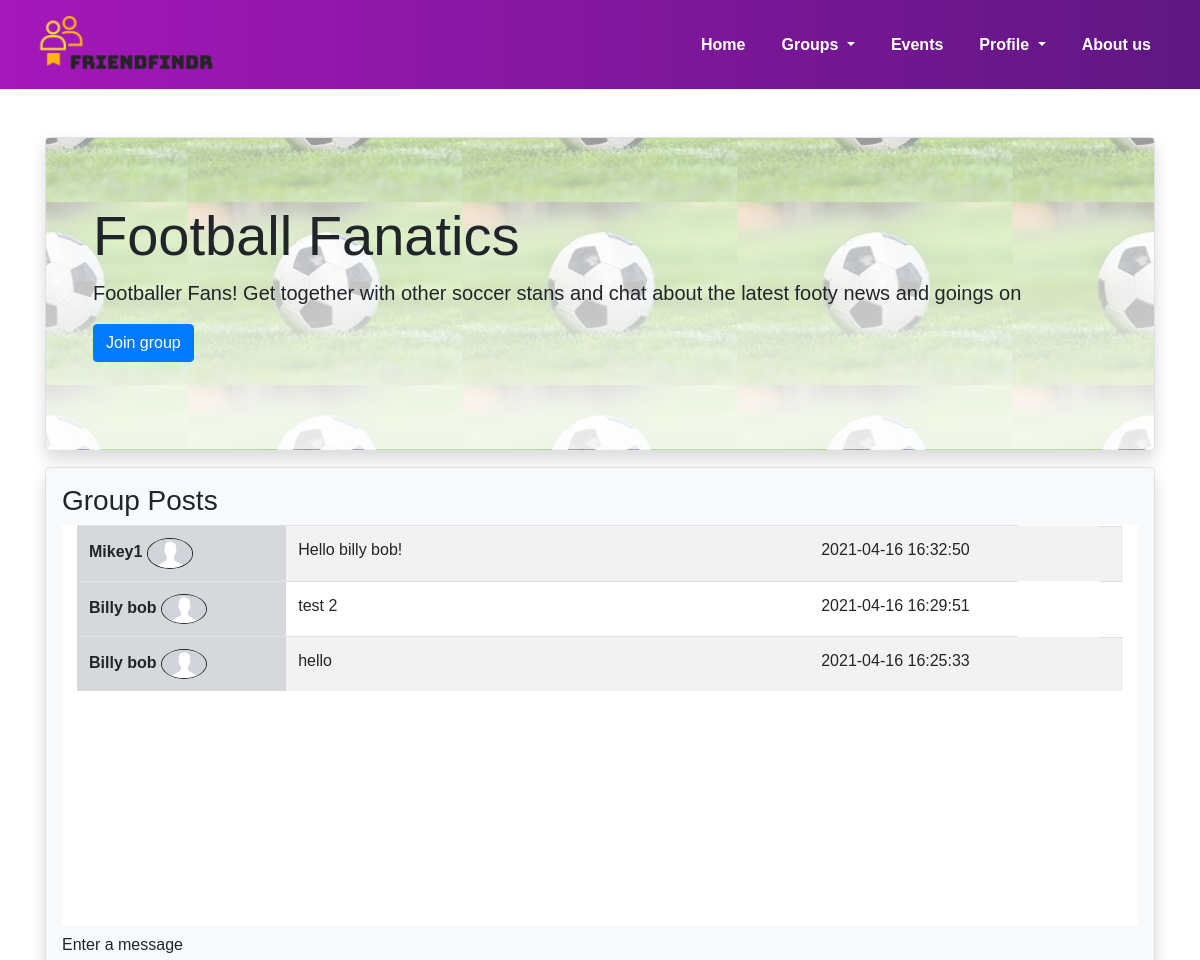
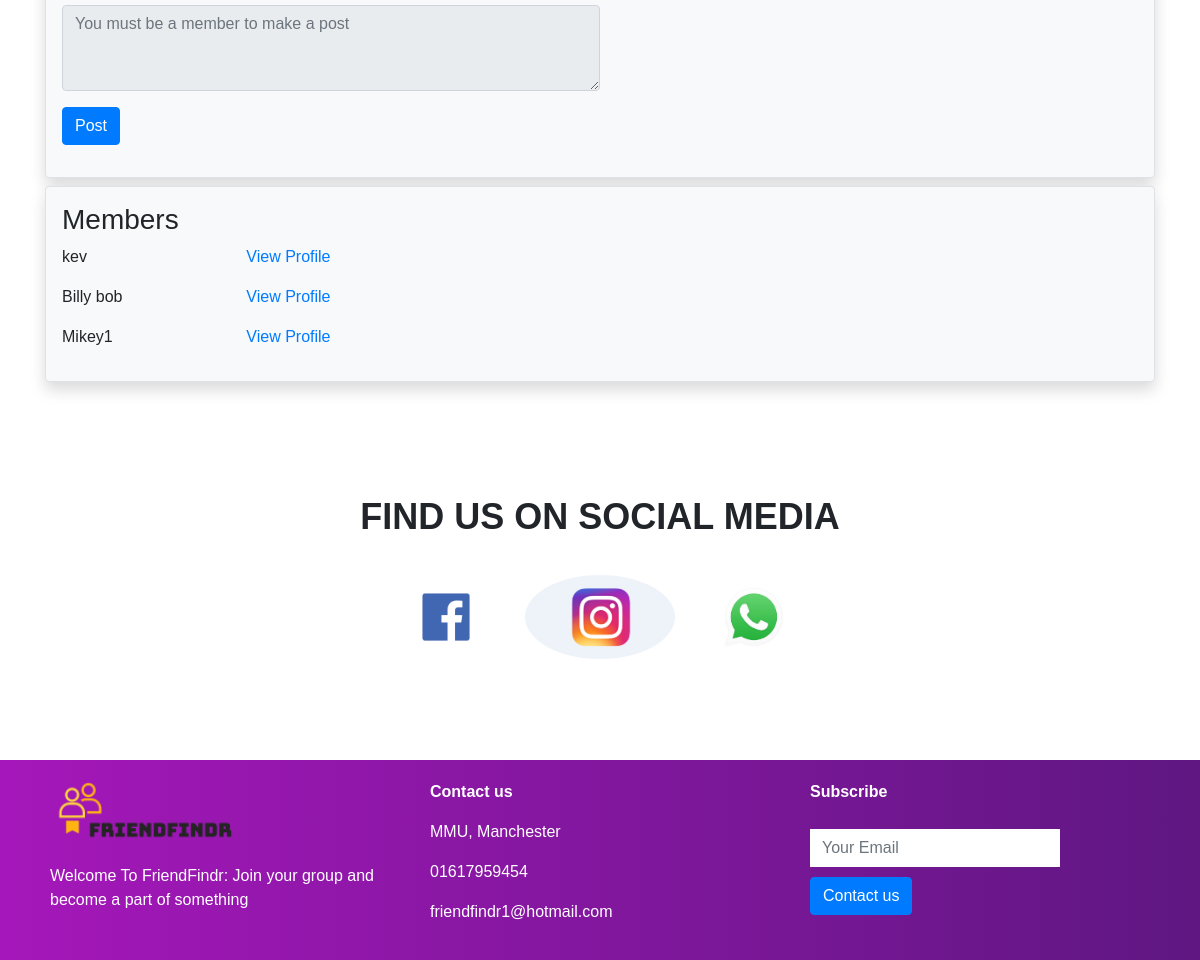
The page /group-page.php?groupid=2 (signed in) on the database its author committed (2 pictures, top to bottom).
### tables this page shows
CREATE TABLE `grouppictures` (
  `grouppictureid` int(10) NOT NULL,
  `name` varchar(20) NOT NULL,
  `groupid` int(10) NOT NULL
);

CREATE TABLE `groups` (
  `groupid` int(11) NOT NULL,
  `name` varchar(45) NOT NULL,
  `description` varchar(255) NOT NULL
);

CREATE TABLE `posts` (
  `postid` int(11) NOT NULL,
  `userid` int(11) NOT NULL,
  `groupid` int(11) NOT NULL,
  `posted_at` datetime NOT NULL DEFAULT current_timestamp(),
  `content` varchar(255) NOT NULL
);

CREATE TABLE `users` (
  `userid` int(11) NOT NULL,
  `username` varchar(45) NOT NULL,
  `email` varchar(45) NOT NULL,
  `password` varchar(255) NOT NULL,
  `location` varchar(45) DEFAULT NULL,
  `bio` varchar(255) DEFAULT NULL,
  `created_at` datetime NOT NULL DEFAULT current_timestamp(),
  `DateOfBirth` date NOT NULL
);

### PhP classes/Group.php (called while the page is built, shortened)
<?php
include "PhP classes/Validator.php";
class Group
{
    private $id;
    private $name;
    private $description;
    public function __construct($id)
    {
        $this->id = $id;
        $this->loadGroup($id);
    }
    private function loadGroup($id) {
        global $mysqli;
        $sql = "SELECT name, description FROM groups WHERE groupid = ?";
        if($stmt = $mysqli->prepare($sql)) {
            $stmt->bind_param("s",$param_groupid);
            if($stmt->execute()) {
                $stmt->store_result();
                if($stmt->num_rows == 0){
                    $group_err = "Error: Group not found";
                } else {
                    $stmt->bind_result($name,$description);
                    if($stmt->fetch()) {
                        $this->name = $name;
                        $this->description = $description;
                    }
                }
            } else {
                $group_err = "Oops! Something went wrong! " . $mysqli->error;
            }
        } else {
            $group_err = "Oops! Something went wrong! " .  $mysqli->error;
        }
    }
    public function get_name() : string {
        return $this->name;
    }
    public function get_description() : string {
        return $this->description;
    }
    public function is_member($user_id){
            global $mysqli;
            $sql = "SELECT userid FROM usergroups WHERE userid = $user_id AND groupid=$this->id;";
            if($result = $mysqli->query($sql)) {
                if($result->num_rows ==0)
                {
                    return false;
                }
                return true;
            } else {
                return "Oops! Something went wrong! $mysqli->error";
            }
    }
    public function get_members(){
        global $mysqli;
        $members = array();
        $sql = "SELECT u.userid, u.username FROM users u, usergroups ug
            where u.userid = ug.userid AND ug.groupid = " . $this->id . ";";
        if($result = $mysqli->query($sql)) {
            while($row = $result->fetch_assoc()) {
                    $members[$row["userid"]] = $row["username"];
                }
        }
        return $members;
    }
    public function getGroupPic(){
        global $mysqli;
        $sql = "SELECT name FROM grouppictures WHERE groupid = $this->id;";
        if ($result = $mysqli->query($sql)) {
            $row = $result->fetch_assoc();
            return "uploads/group_pictures/" . $row["name"];
        } else {
            return $mysqli->error;
        }
    }
}
?>

### PhP classes/User.php (called while the page is built, shortened)
<?php
class User
{
    static function getProfilePicForUser($userid) {
        global $mysqli;
        $sql = "SELECT name FROM profilepictures WHERE userid = $userid;";
        if ($result = $mysqli->query($sql)) {
            if($result->num_rows ==0) return "uploads/profile_pictures/default.jpg";
            $row = $result->fetch_assoc();
            return "uploads/profile_pictures/" . $row["name"];
        } else {
            return $mysqli->error;
        }
    }
}

### group-page.php (the view, shortened to what this page needs)
<?php
include_once "config.php";
include("PhP classes/Group.php");
include("PhP classes/User.php");
$group_ID = $_GET["groupid"];
$post = "";
try {
    $group = new Group($group_ID);
} catch(Exception $e) {
    $group_err = $e->getMessage();
}
function getPosts($group_id){
    global $mysqli;
    $sql = "SELECT postid, content,userid,posted_at FROM posts WHERE groupid = $group_id ORDER BY posted_at DESC ";
    if($result = $mysqli->query($sql)) {
        while($row = $result->fetch_assoc()){
            $sql = "SELECT username FROM users WHERE userid =".$row["userid"].";";
            $_result = $mysqli->query($sql);
            $_row = $_result->fetch_assoc();
            $delete_btn = "";
            $imgsrc = User::getProfilePicForUser($row["userid"]);
            echo <<<HTML
                <tr>
                    <th style="width:20%" scope="row" class="table-secondary">
                        {$_row["username"]}
                        <img class="w-25 h-25 rounded-circle" style="border-radius:50%" src="$imgsrc">
                    </th>
                    <td style="width:50%">{$row["content"]}</td>
                    <td style="width:20%">{$row["posted_at"]}</td>
                    <td style="width:%" class="float-right">{$delete_btn}</td>
                </tr>
                HTML;
        }
    }
}
?>
<!DOCTYPE html>
<html lang="en">
<head>
    <link rel="stylesheet" href="https://stackpath.bootstrapcdn.com/bootstrap/4.5.2/css/bootstrap.min.css">
    <link rel="stylesheet" type="text/css" href="css/wpCSS.css"">
</head>
<body>
<section id="nav-bar">
    <nav class="navbar navbar-expand-lg navbar-light">
        <div class="container-fluid">
            <a class="navbar-brand" href="#"><img src="./data/logo.png" /></a>
            <div class="collapse navbar-collapse" id="navbarNav">
                <ul class="navbar-nav ml-auto">
                    <li class="nav-item">
                        <a class="nav-link" href="welcome.php">Home</a>
                    </li>
                    <li class="nav-item dropdown">
                        <a class="nav-link dropdown-toggle" href="#" id="navbardrop" data-toggle="dropdown">
                            Groups
                        </a>
                    </li>
                    <li class="nav-item">
                        <a class="nav-link" href="events-page.php">Events</a>
                    </li>
                    <li class="nav-item dropdown">
                        <a class="nav-link dropdown-toggle" href="#" id="navbardrop" data-toggle="dropdown">
                            Profile
                        </a>
                    </li>
                    <li class="nav-item">
                        <a class="nav-link" href="about-us.php">About us</a>
                    </li>
                </ul>
            </div>
        </div>
    </nav>
</section>
<div class="container ">
    <section class="jumbotron mb-2 jumbotron-image shadow border rounded"
             style="background-image: linear-gradient(to bottom,rgba(255,255,255,0.6),rgba(255,255,255,0.9)),url(<?php echo $group->getGroupPic()?>)">
        <div class="container">
            <h2 class="jumbotron-heading display-4"><?php echo $group->get_name() ?></h2>
            <p class="lead"><?php echo $group->get_description()?></p>
            <form method="post">
                <?php echo (!$group->is_member($_SESSION["id"])) ? '<input type="submit" name="join_group" class="btn btn-primary" value="Join group">'  :
                    '<input type="submit" name="leave_group" class="btn btn-danger" value="Leave group">';?>
            </form>
            <img src="<?php $group->getGroupPic()?>">
        </div>
    </section>
    <div class="container p-3 mb-2 bg-light border rounded shadow">
        <h3>Group Posts</h3>
       <div class="container overflow-auto mb-2 bg-white" style="height: 25rem">
           <table class="table table-striped">
               <tbody>
                   <?php getposts($group_ID) ?>
               </tbody>
           </table>
       </div>
        <form  method="post">
            <div class="form-group">
                <label>Enter a message</label>
                <textarea style="width: 50%" name="message" class="form-control" rows="3" value = "<?php echo $post;?>"
                    <?php echo ($group->is_member($_SESSION["id"])) ? "" : "placeholder='You must be a member to make a post' disabled"?>></textarea>
            </div>
            <div class="form-group">
                <input type="submit" name="post_message" class="btn btn-primary" value="Post">
            </div>
        </form>
    </div>
    <div class="container mb-2 p-3 bg-light border rounded shadow">
        <h3>Members</h3>
        <?php
        $members = $group->get_members();
        foreach($members as $member=>$member_value){
        echo <<<HTML
            <div class="row">
            <p class = "col-2">{$member_value}</p>
            <a href="profile-page.php?userid=$member" class="btn-default col-10" role="button">View Profile</a>
            </div>
            HTML;
        }
        ?>
    </div>
</div>
<section id="social-media">
    <div class="container text-center">
        <p>FIND US ON SOCIAL MEDIA</p>
        <div class="social-icons">
            <a href="#"> <img src="./data/fb.png" /> </a>
            <a href="#"> <img src="./data/ig.png" /> </a>
            <a href="#"> <img src="./data/ws.jpg" /> </a>
        </div>
    </div>
</section>
<section id="footer">
    <div class="container">
        <div class="row">
            <div class="col-md-4 footer-box">
                <img src="./data/logo.png" />
                <p>
                    Welcome To FriendFindr:
                    Join your group and become a part of something
                </p>
            </div>
            <div class="col-md-4 footer-box">
                <p><b> Contact us </b></p>
                <p><i class="fa fa-map-marker"></i> MMU, Manchester</p>
                <p><i class="fa fa-phone"></i>01617959454</p>
                <p><i class="fa fa-envelope"></i>friendfindr1@hotmail.com</p>
            </div>
            <div class="col-md-4 footer-box">
                <p><b> Subscribe </b></p>
                <input type="email" class="form-control" placeholder="Your Email" />
                <button type="button" class="btn btn-primary">Contact us</button>
            </div>
        </div>
    </div>
</section>
</body>
</html>

### css/wpCss.css (style rules this page uses)
* { margin:0; padding:0; }
body { font-family: 'Raleway', sans-serif; background-image:url('./man.jpg'); background-repeat: repeat-y; background-size: 100% auto; }
#nav-bar { position: sticky; top:0; z-index:10; }
.navbar { background-image: linear-gradient(to right, #a517ba, #5f1782); }
.navbar-nav li { padding: 0 10px; }
.navbar-nav li a { color: #fff !important; font-weight: 600; float:right; text-align:left; }
.navbar-brand img { width:200px; }
#social-media { padding:100px 0; }
#social-media p { font-size: 36px; font-weight:600; margin-bottom:30px; }
.social-icons img { width:150px; transition:0.5s; border-radius:100%; border:none; }
#footer { background-image: linear-gradient(to right, #a517ba, #5f1782); color: #fff; }
.footer-box { padding:20px; }
.footer-box img { width:200px; margin-bottom:20px; border-radius:5%; }
.footer-box .form-control { box-shadow:none; border:none; border-radius:0; margin-top:25px; max-width:250px; }
.footer-box .btn-primary { margin-top:10px; }
.jumbotron-image { background-position: center center; }
.rounded-circle { border:1px solid; border-radius:50%; width:200px; height:200px; }

### rows shown on the page
grouppictures: name (picture)
groups: name "Football Fanatics", description "Footballer Fans! Get together with other soccer stans and chat about the latest footy news and goings on"
posts: userid.username "Mikey1", content "Hello billy bob!", posted_at "2021-04-16 16:32:50"
posts: userid.username "Billy bob", content "test 2", posted_at "2021-04-16 16:29:51"
posts: userid.username "Billy bob", content "hello", posted_at "2021-04-16 16:25:33"

### other values the page prints
$member_value "kev"
$member_value "Billy bob"
$member_value "Mikey1"
